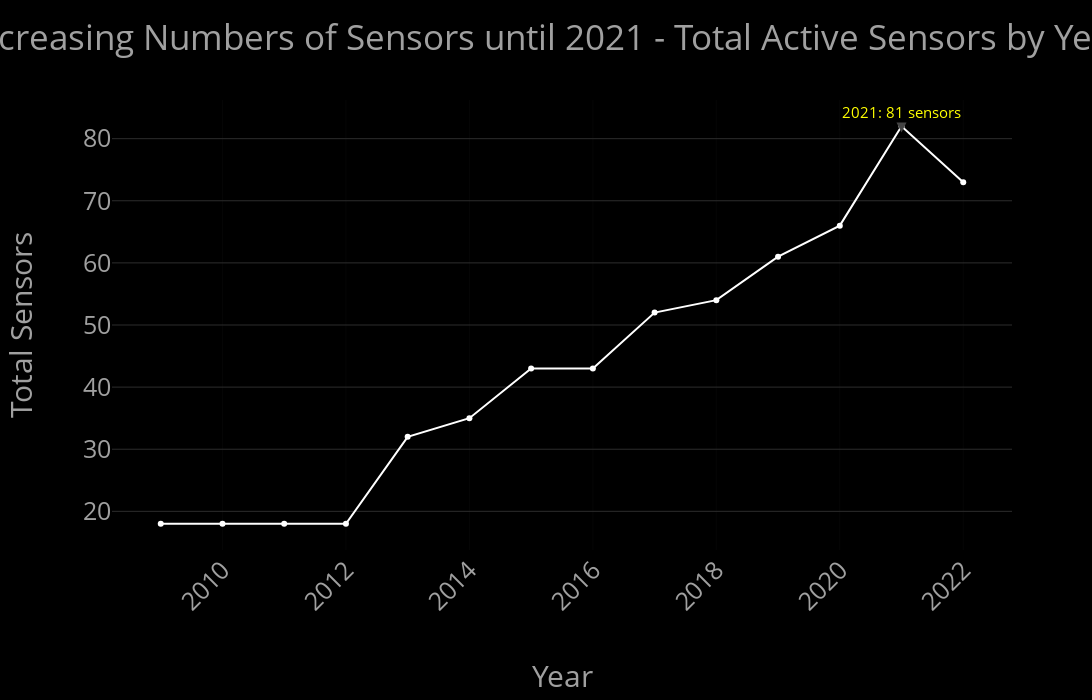

Write notebook code for a chart like this one.
### Markdown cell above
Ok, I can now plot it:

### Code cell
# variables used for the annotation in the plot:
year = 2021
total_sensors = 81

figure = px.line(
    df_sensors_cnt_years,
    x="Year",
    y="Total_Sensors",
    markers=True,
    height=700,
    title="Increasing Numbers of Sensors until 2021 - Total Active Sensors by Year",
    line_shape='linear'
)

figure.update_traces(line=dict(color='white'))

figure.add_annotation(
    x=year,
    y=total_sensors,
    text=f"{year}:\n{total_sensors} sensors",
    showarrow=True,
    arrowhead=2,
    ax=0,
    ay=-20,
    font=dict(size=15, color="yellow")
)

figure.update_layout(
    xaxis=dict(
        title="Year",
        title_standoff=50,
        automargin=True  # Ensures Plotly adjusts space automatically
    ),
    yaxis=dict(
        title="Total Sensors",
        title_standoff=50,
        automargin=True  # Prevents overlap issues
    ),
    # Extra space for better visibility
    yaxis_showgrid=True,
    yaxis_gridcolor='rgb(45,45,45)'  # Almost Black
)

# Dynamically adjust the width based on the title length
figure.update_layout(
    width=len(figure.layout.title.text) * 20
)

figure.show()

### Figure 1 — Plotly figure (JSON) as saved in the notebook; plotly's stock layout.template omitted (floating-point values rounded to 4 significant figures)
{"data": [{"hovertemplate": "Year=%{x}<br>Total_Sensors=%{y}<extra></extra>", "legendgroup": "", "line": {"color": "white", "dash": "solid", "shape": "linear"}, "marker": {"symbol": "circle"}, "mode": "lines+markers", "name": "", "orientation": "v", "showlegend": false, "type": "scatter", "x": [2009, 2010, 2011, 2012, 2013, 2014, 2015, 2016, 2017, 2018, 2019, 2020, 2021, 2022], "xaxis": "x", "y": [18, 18, 18, 18, 32, 35, 43, 43, 52, 54, 61, 66, 82, 73], "yaxis": "y"}], "layout": {"annotations": [{"arrowhead": 2, "ax": 0, "ay": -20, "font": {"color": "yellow", "size": 15}, "showarrow": true, "text": "2021:\n81 sensors", "x": 2021, "y": 81}], "height": 700, "legend": {"tracegroupgap": 0}, "title": {"text": "Increasing Numbers of Sensors until 2021 - Total Active Sensors by Year"}, "width": 1420, "xaxis": {"anchor": "y", "automargin": true, "domain": [0, 1], "title": {"standoff": 50, "text": "Year"}}, "yaxis": {"anchor": "x", "automargin": true, "domain": [0, 1], "gridcolor": "rgb(45,45,45)", "showgrid": true, "title": {"standoff": 50, "text": "Total Sensors"}}}}
